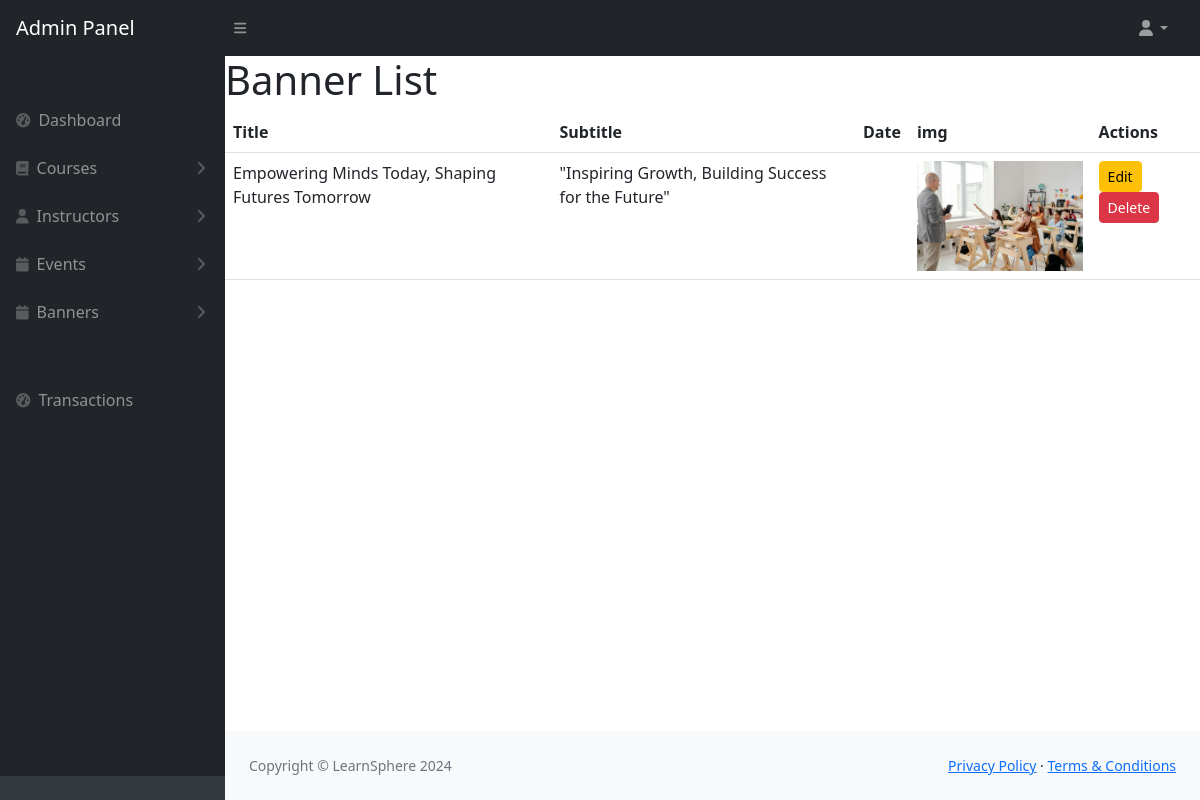
Page /banner_list/ on the committed database.
### users/models.py (models this page shows, shortened)
class Banner(models.Model):
    title = models.CharField(max_length=255, help_text="Main banner title")
    subtitle = models.CharField(max_length=255, blank=True, null=True, help_text="Optional subtitle for the banner")
    image = models.ImageField(upload_to='banners/', help_text="Upload a banner image")
    created_at = models.DateTimeField(auto_now_add=True)

### users/views.py (the view)
# urls.py: path('banner_list/', views.banner_list, name='banner_list'),
def banner_list(request):
    banner = Banner.objects.all()
    return render(request, 'banner_list.html', {'banner': banner})

### users/templates/banner_list.html (shortened to what this page needs)
<!DOCTYPE html>
<html lang="en">
{% load static %}
   <head>
        {% include 'head.html' %}
         </head>
    <body class="sb-nav-fixed">
 {% include 'navbar.html' %}
        <div id="layoutSidenav">
            <div id="layoutSidenav_nav">
                 {% include 'sidebar.html' %}
            </div>
            <div id="layoutSidenav_content">
                <main>
                   <div class="card-body">
                    <h1>Banner List</h1>
<table class="table">
    <thead>
        <tr>
            <th>Title</th>
            <th>Subtitle</th>
            <th>Date</th>
            <th>img</th>
             <th>Actions</th>
        </tr>
    </thead>
    <tbody>
        {% for banners in banner %}
        <tr>
            <td>{{ banners.title }}</td>
            <td>{{ banners.subtitle }}</td>
            <td>{{ banners.date }}</td>
            <td><img src="{{ banners.image.url }}" alt="" data-aos="fade-in"
    style="width: 100%; height: auto; max-height: 150px; object-fit: cover;"></td>
             <td>
                    <a href="{% url 'edit_banner' banners.id %}" class="btn btn-warning btn-sm">Edit</a>
                    <a href="{% url 'delete_banner' banners.id %}" class="btn btn-danger btn-sm">Delete</a>
                </td>
        </tr>
        {% empty %}
        <tr>
            <td colspan="4">No Banners available.</td>
        </tr>
        {% endfor %}
    </tbody>
</table>
                </div>
</main>
{% include 'footer.html' %}
</div>
</div>
</body>
</html>

### rows in the picture
Banner: title "Empowering Minds Today, Shaping Futures Tomorrow", subtitle "\"Inspiring Growth, Building Success for the Future\"", image (picture)
